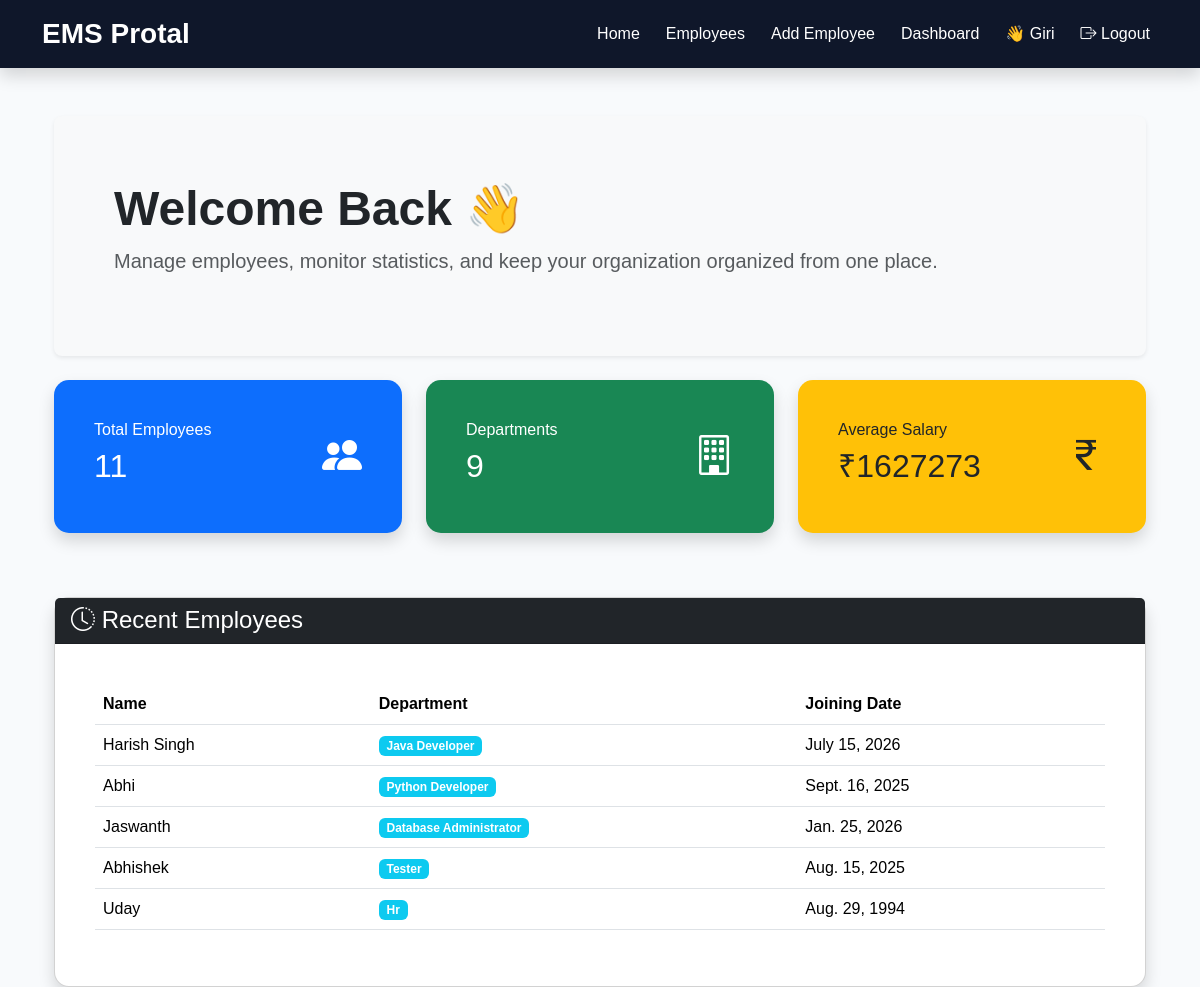
The app's page / (signed in), older data.
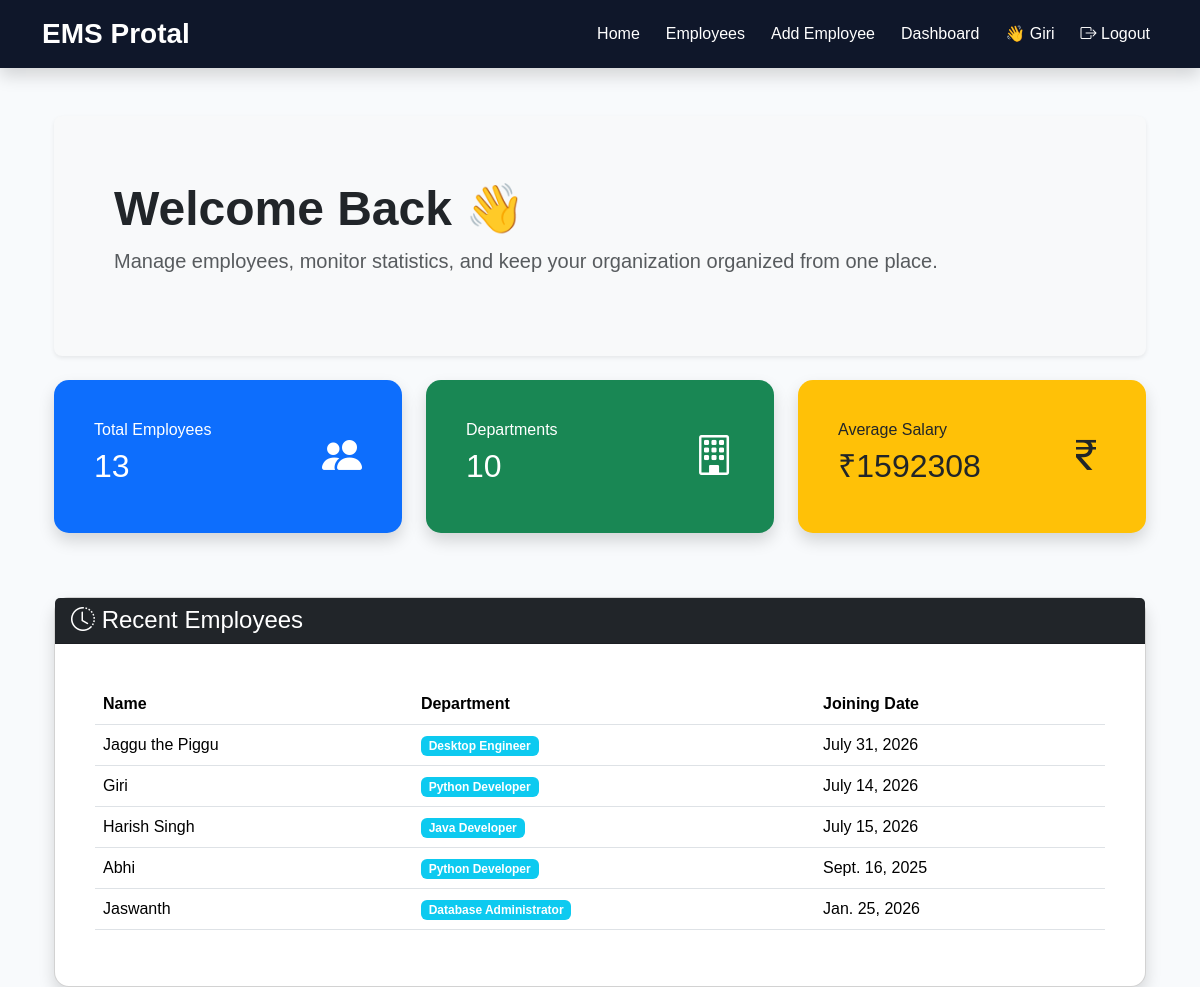
The same page, newer data.
### employee/models.py (models this page shows, shortened)
class Employee(models.Model):
    name = models.CharField(max_length=100)
    email = models.EmailField(unique=True)
    phone = models.CharField(max_length=15)
    department = models.CharField(max_length=50)
    salary = models.DecimalField(max_digits=10, decimal_places=2)
    joining_date = models.DateField()
    photo = models.ImageField(
        upload_to="employee_photos/",
        blank=True,
        null=True
    )

### employee/views.py (the view)
# urls.py: path("", views.home, name='home'),
@login_required
def home(request):
    total_employees = Employee.objects.count()
    total_departments = Employee.objects.values(
        "department"
    ).distinct().count()
    average_salary = Employee.objects.aggregate(
        Avg("salary")
    )["salary__avg"]
    recent_employees = Employee.objects.order_by(
        "-id"
    )[:5]
    context = {
        "total_employees": total_employees,
        "total_departments": total_departments,
        "average_salary": average_salary,
        "recent_employees": recent_employees,
    }
    return render(request, "home.html", context)

### templates/home.html
{% extends "base.html" %}
{% block content %}
<div class="container mt-4">
    <div class="p-5 mb-4 bg-light rounded-3 shadow-sm">
        <div class="container-fluid py-3">
            <h1 class="display-5 fw-bold">
                Welcome Back 👋
            </h1>
            <p class="fs-5 text-muted">
                Manage employees, monitor statistics, and keep your organization organized from one place.
            </p>
        </div>
    </div>
    <div class="row mt-4">
        <div class="col-md-4 mb-3">
            <div class="card shadow border-0 bg-primary text-white">
                <div class="card-body">
                    <div class="d-flex justify-content-between align-items-center">
                        <div>
                            <h6>Total Employees</h6>
                            <h2>{{ total_employees }}</h2>
                        </div>
                        <i class="bi bi-people-fill fs-1"></i>
                    </div>
                </div>
            </div>
        </div>
        <div class="col-md-4 mb-3">
            <div class="card shadow border-0 bg-success text-white">
                <div class="card-body">
                    <div class="d-flex justify-content-between align-items-center">
                        <div>
                            <h6>Departments</h6>
                            <h2>{{ total_departments }}</h2>
                        </div>
                        <i class="bi bi-building fs-1"></i>
                    </div>
                </div>
            </div>
        </div>
        <div class="col-md-4 mb-3">
            <div class="card shadow border-0 bg-warning text-dark">
                <div class="card-body">
                    <div class="d-flex justify-content-between align-items-center">
                        <div>
                            <h6>Average Salary</h6>
                            <h2>₹{{ average_salary|floatformat:0 }}</h2>
                        </div>
                        <i class="bi bi-currency-rupee fs-1"></i>
                    </div>
                </div>
            </div>
        </div>
    </div>
    <div class="card shadow mt-5">
        <div class="card-header bg-dark text-white">
            <h4 class="mb-0">
                <i class="bi bi-clock-history"></i>
                Recent Employees
            </h4>
        </div>
        <div class="card-body">
            <table class="table table-hover align-middle">
                <thead>
                    <tr>
                        <th>Name</th>
                        <th>Department</th>
                        <th>Joining Date</th>
                    </tr>
                </thead>
                <tbody>
                    {% for employee in recent_employees %}
                    <tr>
                        <td>{{ employee.name }}</td>
                        <td>
                            <span class="badge bg-info">
                                {{ employee.department }}
                            </span>
                        </td>
                        <td>{{ employee.joining_date }}</td>
                    </tr>
                    {% empty %}
                    <tr>
                        <td colspan="3" class="text-center">
                            No employees available.
                        </td>
                    </tr>
                    {% endfor %}
                </tbody>
            </table>
        </div>
    </div>
</div>
{% endblock %}

Row changes from the older to the newer data that the page shows:
no longer on this page (row unchanged): Employee: name "Abhishek", department "Tester", joining_date "Aug. 15, 2025"
no longer on this page (row unchanged): Employee: name "Uday", department "Hr", joining_date "Aug. 29, 1994"
added Employee: name "Jaggu the Piggu", department "Desktop Engineer", joining_date "July 31, 2026"
added Employee: name "Giri", department "Python Developer", joining_date "July 14, 2026"
Text that changed along with them:
{{ total_employees }}: "11" → "13"
{{ total_departments }}: "9" → "10"
{{ average_salary|floatformat:0 }}: "1627273" → "1592308"
